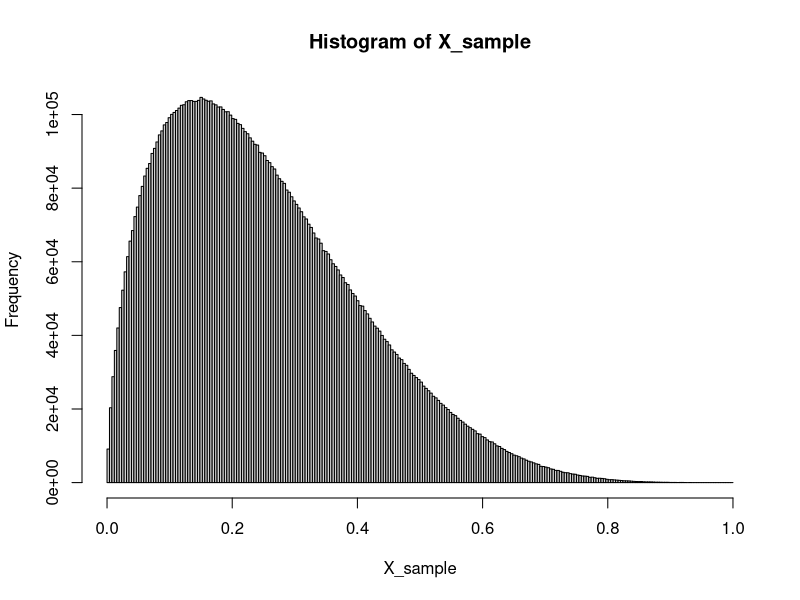
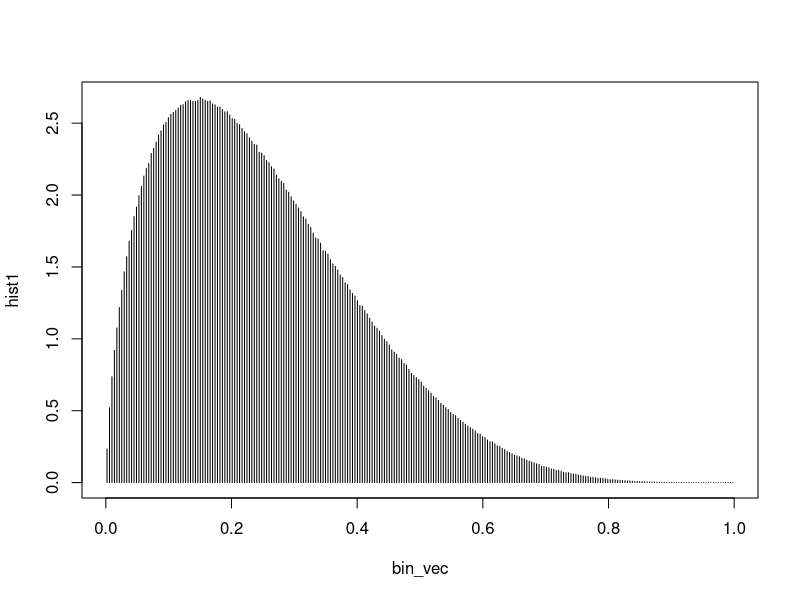

The R script that drew these images, in order:
##Création des histogramme basés sur la loi beta et la loi de X
rm(list=ls())
graphics.off()

##Nombre d'échantillons

n_sample <- 10^(7)

generation_X = function(n_sample)
{
  X = rbeta(n = n_sample, apar, bpar)
  return(X)
}


hist_value = function(histog, x)
{
  if(any(x<0)|| any( x>=1))
  {
    stop('x n est pas dans [0,1]')
  }
  else{
    index_x <- floor(x/space_int);
    y <- histog[index_x+1];
    return(y)
  }
}



## parametres globaux

space_int <- 2^(-8)
## largeur des barres de l'histogramme 

bin_vec <- seq(space_int/2, (1 - space_int/2), by=space_int)
## vecteur des centres des barres de l'histogrammes

apar <- 1.7 ## parametre alpha de la loi beta
bpar <- 5.1 ## parametre alpha de la loi beta



##Génération de  l'histogramme
X_sample = generation_X(n_sample);
hist1 <- hist(X_sample, breaks = seq(0,1,by=space_int), probability= FALSE)$counts/ (space_int*n_sample);
## hist1 est un vecteur de même taille que bin_vec . 

rm(X_sample)

##Tracé de l'histogramme


plot(bin_vec,hist1, type='h') 
save(hist1, file="hist1.rda")
##source("functions_ETC2018.R")



